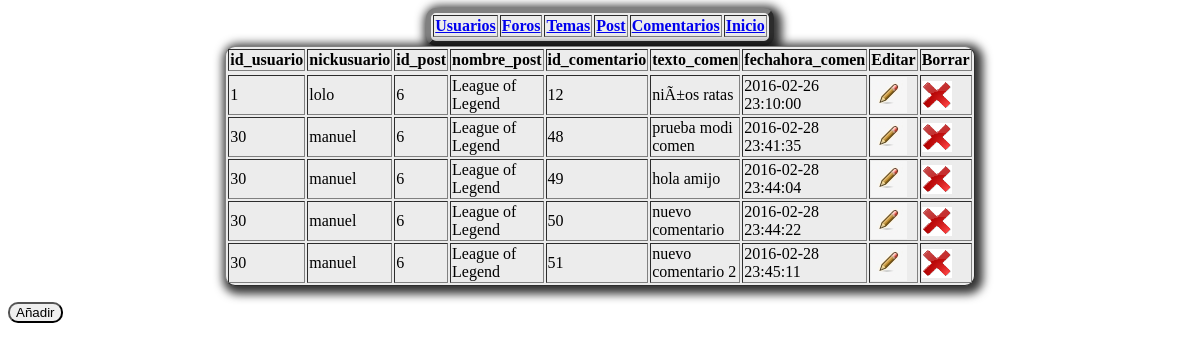
The page /comentarios.php on the database its author committed.
### tables this page shows
CREATE TABLE `comentarios` (
  `id_comentario` int(4) NOT NULL,
  `id_usuario` int(4) DEFAULT NULL,
  `id_post` int(4) NOT NULL,
  `texto_comen` varchar(1500) DEFAULT NULL,
  `fechahora_comen` timestamp NOT NULL DEFAULT CURRENT_TIMESTAMP
);

CREATE TABLE `usuarios` (
  `id_usuario` int(4) NOT NULL,
  `nombre` varchar(30) NOT NULL,
  `apellidos` varchar(30) NOT NULL,
  `email` varchar(50) NOT NULL,
  `contrasena` varchar(64) NOT NULL,
  `foto` varchar(255) DEFAULT 'http://socooking.com/wp-content/uploads/2016/02/homemade-klondike-bars-1455852023n4gk8-250x250.png' COMMENT 'url de la imagen',
  `nickusuario` varchar(30) NOT NULL,
  `tipoacceso` varchar(20) NOT NULL
);

CREATE TABLE `post` (
  `id_post` int(4) NOT NULL,
  `id_tema` int(4) NOT NULL,
  `nombre_post` varchar(100) NOT NULL,
  `fechahora_creacion` timestamp NOT NULL DEFAULT CURRENT_TIMESTAMP,
  `texto_post` text NOT NULL,
  `id_usuario` int(11) NOT NULL
);

### comentarios.php (the view, shortened to what this page needs)
<?php
include_once("db_configuration.php");
?>
<html lang="en">
  <head>
<link type="text/css" href="colorbox.css" rel="stylesheet" />
  </head>
  <body>
  <table border="5" id="tablita">
  <tr>
    <td><b><a href="usuarios.php"> Usuarios </a></td></b>
    <td><b><a href="foros.php">Foros</a></td></b>
    <td><b><a href="temas.php">Temas</a></td></b>
    <td><b><a href="post.php">Post</a></td></b>
    <td><b><a href="comentarios.php">Comentarios</a></td></b>
	<td><b><a href="indexlolo.php">Inicio</a></td></b>
    </tr>
    </table>
    <?php
          $connection = new mysqli($db_host, $db_user, $db_password, $db_name);
          if ($result = $connection->query("SELECT comentarios.*,post.nombre_post, usuarios.nickusuario FROM comentarios, post, usuarios where comentarios.id_post=post.id_post and comentarios.id_usuario=usuarios.id_usuario;")) {
    }
    ?>
<table border="1" id="tabla">
  <tr>
    <td><b>id_usuario</td></b>
	<td><b>nickusuario</td></b>
    <td><b>id_post</td></b>
	<td><b>nombre_post</td></b>
	<td><b>id_comentario</td></b>
    <td><b>texto_comen</td></b>
	<td><b>fechahora_comen</td></b>
	<td><b>Editar</td></b>
	<td><b>Borrar</td></b>
    </tr>
    <tr>
      <?php
               while($obj = $result->fetch_object()) {
                   echo "<tr>";
                   echo "<td>".$obj->id_usuario."</td>";
				   echo "<td>".$obj->nickusuario."</td>";
                   echo "<td>".$obj->id_post."</td>";
				   echo "<td>".$obj->nombre_post."</td>";
				   echo "<td>".$obj->id_comentario."</td>";
                   echo "<td>".$obj->texto_comen."</td>";
				   echo "<td>".$obj->fechahora_comen."</td>";
				   echo "<td><a href='editarcomen.php?id=".$obj->id_comentario."'><img src='editar.jpg'></td>";
				   echo "<td><a href='eliminarcomen.php?id=".$obj->id_comentario."'><img src='borrar.jpg'></td>";
                   echo "</tr>";
               }
      ?>
    </table>
	<p>
	</a><input name="anadircomen" a class='ajax' href="anadircomen.php" title="Añadir comen" type="submit" id="boton" value="Añadir" class="boton"/></p>
</body>
</html>

### colorbox.css (style rules this page uses)
#boton { float:left; }
#tablita { width:250px; background-color:#ececec; box-shadow: 3px 3px 10px 5px rgba(0,0,0,.8); -webkit-border-radius:5px; -moz-border-radius:10px; border-radius:10px; margin:0px auto; }
#tabla { width:250px; background-color:#ececec; box-shadow: 3px 3px 10px 5px rgba(0,0,0,.8); -webkit-border-radius:5px; -moz-border-radius:10px; border-radius:10px; margin:0px auto; }
#boton { -webkit-border-radius:5px; -moz-border-radius:10px; border-radius:10px; margin:0px auto; }

### rows shown on the page
comentarios: id_usuario "1", id_usuario.nickusuario "lolo", id_post "6", id_post.nombre_post "League of Legend", id_comentario "12", texto_comen "niÃ±os ratas", fechahora_comen "2016-02-26 23:10:00"
comentarios: id_usuario "30", id_usuario.nickusuario "manuel", id_post "6", id_post.nombre_post "League of Legend", id_comentario "48", texto_comen "prueba modi comen", fechahora_comen "2016-02-28 23:41:35"
comentarios: id_usuario "30", id_usuario.nickusuario "manuel", id_post "6", id_post.nombre_post "League of Legend", id_comentario "49", texto_comen "hola amijo", fechahora_comen "2016-02-28 23:44:04"
comentarios: id_usuario "30", id_usuario.nickusuario "manuel", id_post "6", id_post.nombre_post "League of Legend", id_comentario "50", texto_comen "nuevo comentario", fechahora_comen "2016-02-28 23:44:22"
comentarios: id_usuario "30", id_usuario.nickusuario "manuel", id_post "6", id_post.nombre_post "League of Legend", id_comentario "51", texto_comen "nuevo comentario 2", fechahora_comen "2016-02-28 23:45:11"
